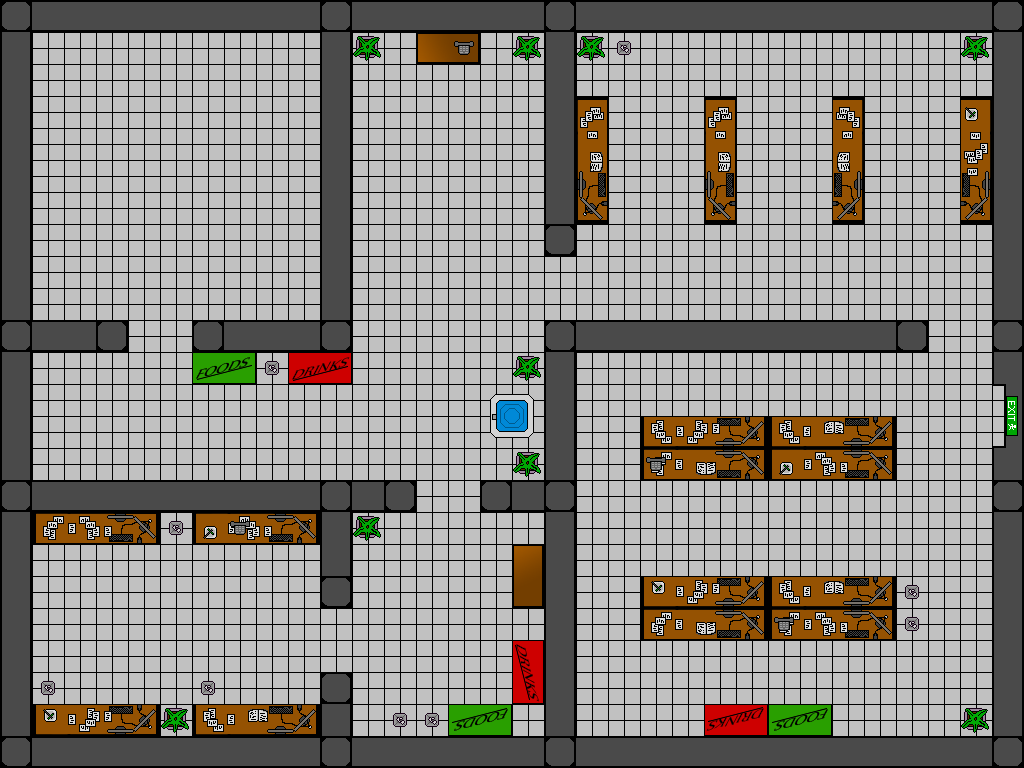

Below is a game level as drawn by its tile map, then a one-line description and the .tmx that defines it (tile-layer data replaced by summaries):
An orthogonal 32x24 tile map with 32x32 px tiles, 4 tile layers (Floor, Blocked, Doors, Small props).

<map version="1.0" orientation="orthogonal" width="32" height="24" tilewidth="32" tileheight="32">
 <tileset firstgid="1" name="default" tilewidth="32" tileheight="32">
  <image source="../tiles/sprite_sheet.png" trans="ff00ff" width="1024" height="1024" />
  <tile id="4">
   <properties>
    <property name="blocked" value="true" />
   </properties>
  </tile>
  <tile id="5">
   <properties>
    <property name="blocked" value="true" />
   </properties>
  </tile>
  <tile id="23">
   <properties>
    <property name="blocked" value="true" />
   </properties>
  </tile>
  <tile id="24">
   <properties>
    <property name="blocked" value="true" />
   </properties>
  </tile>
  <tile id="25">
   <properties>
    <property name="blocked" value="true" />
   </properties>
  </tile>
  <tile id="26">
   <properties>
    <property name="blocked" value="true" />
   </properties>
  </tile>
  <tile id="28">
   <properties>
    <property name="blocked" value="true" />
   </properties>
  </tile>
  <tile id="29">
   <properties>
    <property name="blocked" value="true" />
   </properties>
  </tile>
  <tile id="30">
   <properties>
    <property name="blocked" value="true" />
   </properties>
  </tile>
  <tile id="31">
   <properties>
    <property name="blocked" value="true" />
   </properties>
  </tile>
  <tile id="32">
   <properties>
    <property name="blocked" value="true" />
   </properties>
  </tile>
  <tile id="33">
   <properties>
    <property name="blocked" value="true" />
   </properties>
  </tile>
  <tile id="34">
   <properties>
    <property name="blocked" value="true" />
   </properties>
  </tile>
  <tile id="35">
   <properties>
    <property name="blocked" value="true" />
   </properties>
  </tile>
  <tile id="36">
   <properties>
    <property name="blocked" value="true" />
   </properties>
  </tile>
  <tile id="37">
   <properties>
    <property name="blocked" value="true" />
   </properties>
  </tile>
  <tile id="38">
   <properties>
    <property name="blocked" value="true" />
   </properties>
  </tile>
  <tile id="39">
   <properties>
    <property name="blocked" value="true" />
   </properties>
  </tile>
  <tile id="40">
   <properties>
    <property name="blocked" value="true" />
   </properties>
  </tile>
  <tile id="41">
   <properties>
    <property name="blocked" value="true" />
   </properties>
  </tile>
  <tile id="42">
   <properties>
    <property name="blocked" value="true" />
   </properties>
  </tile>
  <tile id="43">
   <properties>
    <property name="blocked" value="true" />
   </properties>
  </tile>
  <tile id="55">
   <properties>
    <property name="blocked" value="true" />
   </properties>
  </tile>
  <tile id="56">
   <properties>
    <property name="blocked" value="true" />
   </properties>
  </tile>
  <tile id="57">
   <properties>
    <property name="blocked" value="true" />
   </properties>
  </tile>
  <tile id="58">
   <properties>
    <property name="blocked" value="true" />
   </properties>
  </tile>
  <tile id="60">
   <properties>
    <property name="blocked" value="true" />
   </properties>
  </tile>
  <tile id="61">
   <properties>
    <property name="blocked" value="true" />
   </properties>
  </tile>
  <tile id="62">
   <properties>
    <property name="blocked" value="true" />
   </properties>
  </tile>
  <tile id="63">
   <properties>
    <property name="blocked" value="true" />
   </properties>
  </tile>
  <tile id="64">
   <properties>
    <property name="blocked" value="true" />
   </properties>
  </tile>
  <tile id="65">
   <properties>
    <property name="blocked" value="true" />
   </properties>
  </tile>
  <tile id="66">
   <properties>
    <property name="blocked" value="true" />
   </properties>
  </tile>
  <tile id="67">
   <properties>
    <property name="blocked" value="true" />
   </properties>
  </tile>
  <tile id="68">
   <properties>
    <property name="blocked" value="true" />
   </properties>
  </tile>
  <tile id="69">
   <properties>
    <property name="blocked" value="true" />
   </properties>
  </tile>
  <tile id="70">
   <properties>
    <property name="blocked" value="true" />
   </properties>
  </tile>
  <tile id="71">
   <properties>
    <property name="blocked" value="true" />
   </properties>
  </tile>
  <tile id="72">
   <properties>
    <property name="blocked" value="true" />
   </properties>
  </tile>
  <tile id="73">
   <properties>
    <property name="blocked" value="true" />
   </properties>
  </tile>
  <tile id="74">
   <properties>
    <property name="blocked" value="true" />
   </properties>
  </tile>
  <tile id="75">
   <properties>
    <property name="blocked" value="true" />
   </properties>
  </tile>
  <tile id="88">
   <properties>
    <property name="blocked" value="true" />
   </properties>
  </tile>
  <tile id="89">
   <properties>
    <property name="blocked" value="true" />
   </properties>
  </tile>
  <tile id="90">
   <properties>
    <property name="blocked" value="true" />
   </properties>
  </tile>
  <tile id="91">
   <properties>
    <property name="blocked" value="true" />
   </properties>
  </tile>
  <tile id="93">
   <properties>
    <property name="blocked" value="true" />
   </properties>
  </tile>
  <tile id="95">
   <properties>
    <property name="blocked" value="true" />
   </properties>
  </tile>
  <tile id="96">
   <properties>
    <property name="door" value="true" />
   </properties>
  </tile>
  <tile id="97">
   <properties>
    <property name="door" value="true" />
   </properties>
  </tile>
  <tile id="100">
   <properties>
    <property name="blocked" value="true" />
   </properties>
  </tile>
  <tile id="101">
   <properties>
    <property name="blocked" value="true" />
   </properties>
  </tile>
  <tile id="102">
   <properties>
    <property name="blocked" value="true" />
   </properties>
  </tile>
  <tile id="103">
   <properties>
    <property name="blocked" value="true" />
   </properties>
  </tile>
  <tile id="104">
   <properties>
    <property name="blocked" value="true" />
   </properties>
  </tile>
  <tile id="105">
   <properties>
    <property name="blocked" value="true" />
   </properties>
  </tile>
  <tile id="106">
   <properties>
    <property name="blocked" value="true" />
   </properties>
  </tile>
  <tile id="107">
   <properties>
    <property name="blocked" value="true" />
   </properties>
  </tile>
  <tile id="120">
   <properties>
    <property name="blocked" value="true" />
   </properties>
  </tile>
  <tile id="121">
   <properties>
    <property name="blocked" value="true" />
   </properties>
  </tile>
  <tile id="122">
   <properties>
    <property name="blocked" value="true" />
   </properties>
  </tile>
  <tile id="123">
   <properties>
    <property name="blocked" value="true" />
   </properties>
  </tile>
  <tile id="125">
   <properties>
    <property name="blocked" value="true" />
   </properties>
  </tile>
  <tile id="127">
   <properties>
    <property name="blocked" value="true" />
   </properties>
  </tile>
  <tile id="128">
   <properties>
    <property name="door" value="true" />
   </properties>
  </tile>
  <tile id="129">
   <properties>
    <property name="door" value="true" />
   </properties>
  </tile>
  <tile id="132">
   <properties>
    <property name="blocked" value="true" />
   </properties>
  </tile>
  <tile id="133">
   <properties>
    <property name="blocked" value="true" />
   </properties>
  </tile>
  <tile id="134">
   <properties>
    <property name="blocked" value="true" />
   </properties>
  </tile>
  <tile id="135">
   <properties>
    <property name="blocked" value="true" />
   </properties>
  </tile>
  <tile id="136">
   <properties>
    <property name="blocked" value="true" />
   </properties>
  </tile>
  <tile id="137">
   <properties>
    <property name="blocked" value="true" />
   </properties>
  </tile>
  <tile id="138">
   <properties>
    <property name="blocked" value="true" />
   </properties>
  </tile>
  <tile id="139">
   <properties>
    <property name="blocked" value="true" />
   </properties>
  </tile>
  <tile id="152">
   <properties>
    <property name="blocked" value="true" />
   </properties>
  </tile>
  <tile id="153">
   <properties>
    <property name="blocked" value="true" />
   </properties>
  </tile>
  <tile id="154">
   <properties>
    <property name="blocked" value="true" />
   </properties>
  </tile>
  <tile id="155">
   <properties>
    <property name="blocked" value="true" />
   </properties>
  </tile>
  <tile id="157">
   <properties>
    <property name="blocked" value="true" />
   </properties>
  </tile>
  <tile id="159">
   <properties>
    <property name="blocked" value="true" />
   </properties>
  </tile>
  <tile id="160">
   <properties>
    <property name="door" value="true" />
   </properties>
  </tile>
  <tile id="161">
   <properties>
    <property name="door" value="true" />
   </properties>
  </tile>
  <tile id="184">
   <properties>
    <property name="blocked" value="true" />
   </properties>
  </tile>
  <tile id="185">
   <properties>
    <property name="blocked" value="true" />
   </properties>
  </tile>
  <tile id="186">
   <properties>
    <property name="blocked" value="true" />
   </properties>
  </tile>
  <tile id="187">
   <properties>
    <property name="blocked" value="true" />
   </properties>
  </tile>
  <tile id="189">
   <properties>
    <property name="blocked" value="true" />
   </properties>
  </tile>
  <tile id="191">
   <properties>
    <property name="blocked" value="true" />
   </properties>
  </tile>
  <tile id="192">
   <properties>
    <property name="door" value="true" />
   </properties>
  </tile>
  <tile id="193">
   <properties>
    <property name="door" value="true" />
   </properties>
  </tile>
  <tile id="221">
   <properties>
    <property name="blocked" value="true" />
   </properties>
  </tile>
  <tile id="222">
   <properties>
    <property name="blocked" value="true" />
   </properties>
  </tile>
  <tile id="223">
   <properties>
    <property name="blocked" value="true" />
   </properties>
  </tile>
  <tile id="247">
   <properties>
    <property name="blocked" value="true" />
   </properties>
  </tile>
  <tile id="248">
   <properties>
    <property name="blocked" value="true" />
   </properties>
  </tile>
  <tile id="249">
   <properties>
    <property name="blocked" value="true" />
   </properties>
  </tile>
  <tile id="250">
   <properties>
    <property name="blocked" value="true" />
   </properties>
  </tile>
  <tile id="252">
   <properties>
    <property name="blocked" value="true" />
   </properties>
  </tile>
  <tile id="253">
   <properties>
    <property name="blocked" value="true" />
   </properties>
  </tile>
  <tile id="254">
   <properties>
    <property name="blocked" value="true" />
   </properties>
  </tile>
  <tile id="255">
   <properties>
    <property name="blocked" value="true" />
   </properties>
  </tile>
 </tileset>
 <layer name="Floor" width="32" height="24">
  <data>[768 cells, 768 non-empty, 1 distinct tile ids]</data>
 </layer>
 <layer name="Blocked" width="32" height="24">
  <properties>
   <property name="blocked" value="true" />
  </properties>
  <data>[768 cells, 275 non-empty, 51 distinct tile ids]</data>
 </layer>
 <layer name="Doors" width="32" height="24">
  <data>[768 cells, 2 non-empty, 2 distinct tile ids]</data>
 </layer>
 <layer name="Small props" width="32" height="24">
  <data>[768 cells, 4 non-empty, 1 distinct tile ids]</data>
 </layer>
</map>
